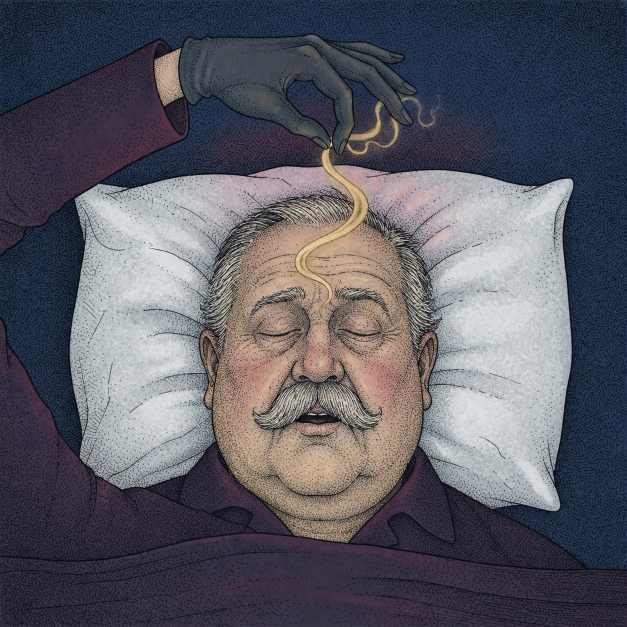
#> input picture experiments/thief-of-sleep-film-study/artwork/04-taking-the-sleep-v2.png, 1254 x 1254 px, given in place of 01-night-street.png, which was not available (shown at 1/2 size)
$ python film.py artwork/04-taking-the-sleep-v2.png
#> lines starting #> are read from the running program, lines starting #| are printed output that depends on the picture; after the words box and inside, x2 and y2 are one past the last pixel; in counts of white or black regions, pixels touching at a corner belong together; pictures that were not available may be replaced by others from this repository, and a replacement may not be noted
"""Reproducible film study. Existing artwork is read-only; motion is composited light.

python film.py prepare | render | verify
"""
from pathlib import Path
import json, math, subprocess, sys
import numpy as np
from PIL import Image, ImageDraw, ImageFont
from scipy.ndimage import gaussian_filter

HERE = Path(__file__).resolve().parent
ROOT = HERE.parent.parent
PANELS = ROOT / 'experiments/komiks-live-055-pages/panels'
OLD = ROOT / 'experiments/komiks-video-055'
AUDIO = ROOT / 'celloclublive/055-le-voleur-de-sommeil/The Thief of Sleep — 1920.mp3'
W, H, FPS = 1280, 720, 24
DURATION = 86.840167
BG = (13, 17, 23)
OUT = HERE / 'The-Thief-of-Sleep-film-study.mp4'
# Cuts follow phrases, not every lyric. The daughter is not shown asleep before 57.42.
SHOTS = [
    dict(t=0, panel='01-night-street', title='Noční obchůzka', note='Celek. Muž je zatím cizinec. Obraz zůstává nehybný.'),
    dict(t=4.24, panel='04-taking-the-sleep', source='artwork/04-taking-the-sleep-v2.png', title='Spánek jako kořist', effect='steal', note='Oběť je starší muž s kulatou tváří a šedým knírem, jasně odlišný od zloděje. Světlo po stuze stoupá od čela do ruky.'),
    dict(t=17, panel='05-the-dormitory', title='Cena krádeže', effect='gather', note='Několik slabých světelných průchodů se sbíhá ke středu noclehárny.'),
    dict(t=19.94, panel='06-the-sack-on-the-stairs', title='Tíha pytle', effect='sack', note='Krátký tlumený záblesk uvnitř pytle. Tělo se nehýbe.'),
    dict(t=24.6, panel='07-weary-morning', title='Ráno bez odpočinku', note='Tvrdý střih. Žena u stolu a dlouhá nepříjemná nehybnost.'),
    dict(t=31.66, panel='10-the-yawning-street', title='Unavené město', note='Široký celek vydrží i hudební mezihru. Zloděj zde chybí.'),
    dict(t=40.94, panel='11-going-home', title='Cesta domů', note='Pytel poprvé čteme také jako břemeno.'),
    dict(t=43.64, panel='15-ribbons-settle', title='Stejné světlo, jiné gesto', effect='give', note='Stuha vede od pytle k bdící dceři. Stejný motiv získává opačný význam.'),
    dict(t=51.54, panel='14-hand-on-the-blanket', title='Bolest', effect='hand', note='Zaťatá ruka. Slabé světlo se přiblíží, ale výdrž nechá bolest doznít.'),
    dict(t=57.42, panel='16-the-smile', title='Úleva', transition=1.0, effect='rest', note='Jediný delší prolínací přechod. Světlo zpomalí a ustálí se.'),
    dict(t=65.46, panel='17-criminal-and-savior', title='Otec zůstává vzhůru', note='Znovu tvrdý střih. Úleva dítěte nepřejde na otce.'),
    dict(t=72.48, panel='18-dawn-window', title='Prázdné místo mezi nimi', note='Poslední široký obraz drží celou pointu i dozvuk. Bez dalšího efektu.'),
]

def smooth(a):
    a = np.clip(a, 0, 1)
    return a*a*(3-2*a)

def load_shot(s):
    source = HERE/s['source'] if s.get('source') else PANELS/(s['panel']+'.png')
    im = Image.open(source).convert('RGB')
#> im is the input picture: PIL image 1254x1254 RGB; mean R, G, B 90.5, 89.9, 98.6
    im.thumbnail((1216, 640), Image.Resampling.LANCZOS)
#> im: PIL image 640x640 RGB
    iw, ih = im.size
#> iw = 640; ih = 640
    x0, y0 = (W-iw)//2, (H-ih)//2
#> x0 = 320; y0 = 40
    canvas = np.full((H,W,3), BG, dtype=np.uint8)
    canvas[y0:y0+ih,x0:x0+iw] = np.asarray(im)
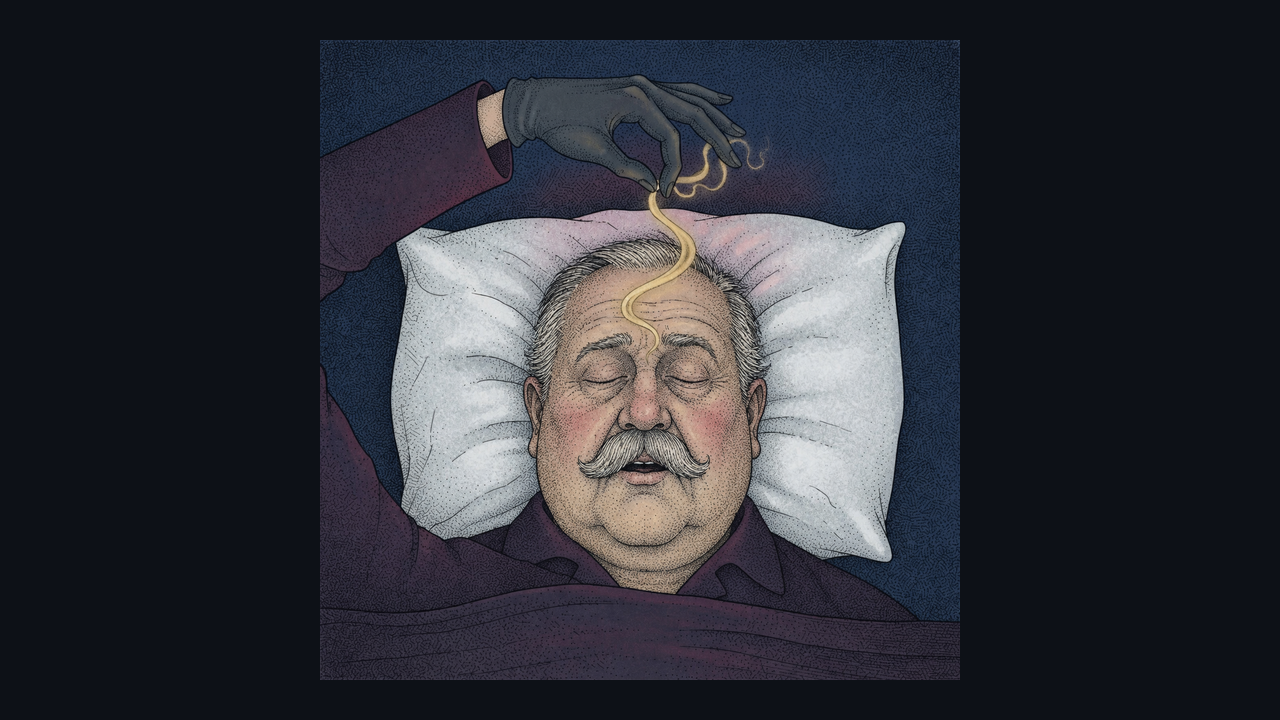
#> canvas: shape (720, 1280, 3); mean R, G, B 47.4, 49.4, 56.6
    base = np.asarray(im, dtype=np.float32)
    yy, xx = np.mgrid[:ih,:iw].astype(np.float32)
    xx /= iw; yy /= ih
    r,g,b = [base[:,:,i] for i in range(3)]
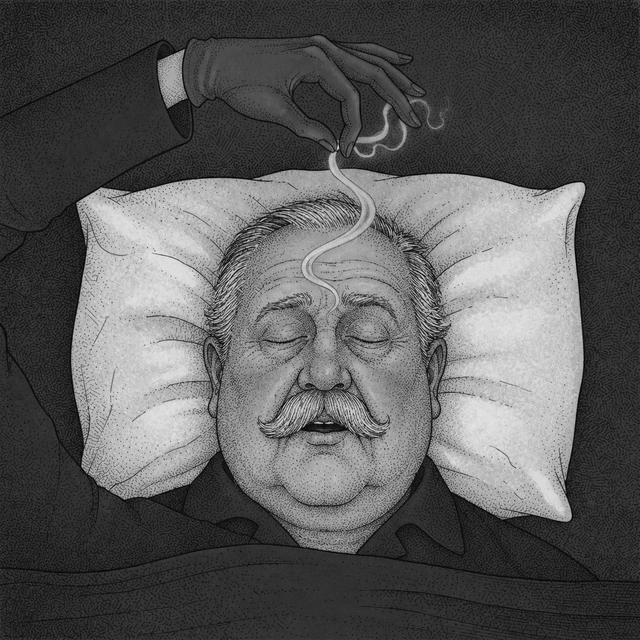
#> g: shape (640, 640) float32; min 0, max 235, mean 89.9
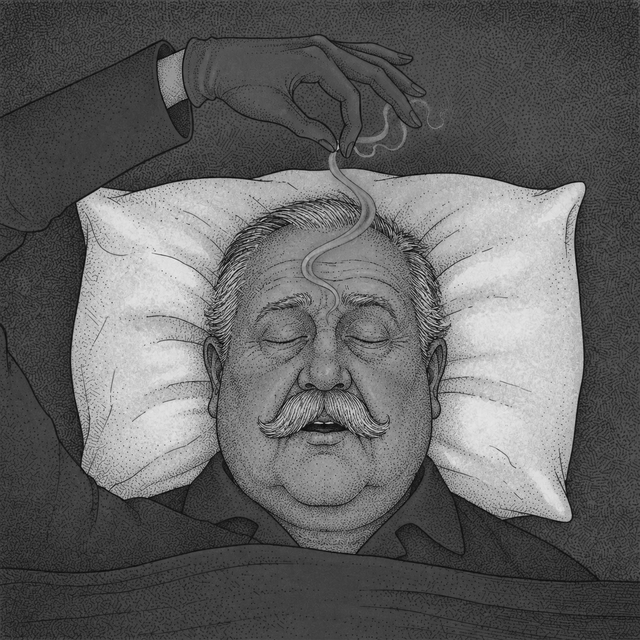
#> b: shape (640, 640) float32; min 0, max 236, mean 98.6
    gold = smooth((r-b-20)/35)*smooth((g-b-9)/30)*smooth((r-75)/75)
#> in smooth (call 3), `a = np.clip(a, 0, 1)`:
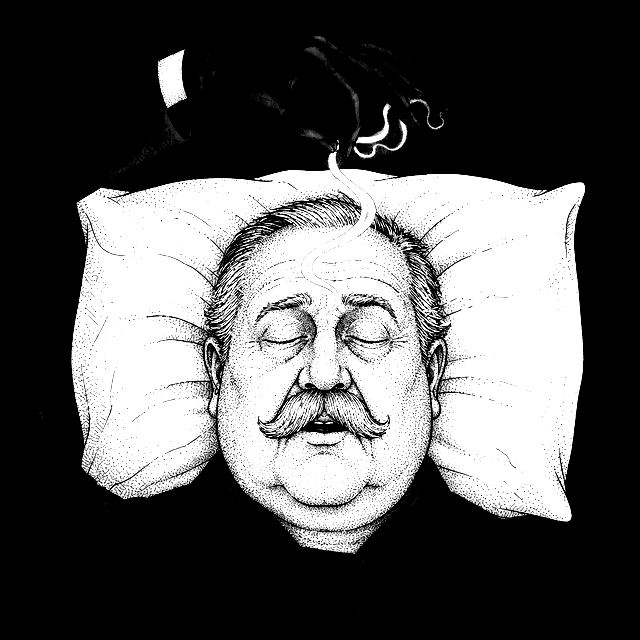
#> a: shape (640, 640) float32; min 0, max 1, mean 0.349
    gate = np.zeros((ih,iw), dtype=np.float32)
    effect = s.get('effect')
    if effect == 'steal':
        # Hand-traced ribbon corridor; excludes the face and cuff.
        mask = Image.new('L',(iw,ih))
        d = ImageDraw.Draw(mask)
        pts=[(.52,.51),(.517,.478),(.49,.447),(.478,.420),(.504,.392),(.551,.364),(.578,.332),(.564,.299),(.529,.267),(.527,.241),(.55,.217),(.592,.231),(.617,.213),(.624,.181),(.65,.162),(.67,.192),(.694,.186)]
        d.line([(int(x*iw),int(y*ih)) for x,y in pts], fill=255, width=max(8,int(iw*.027)))
        gate = np.asarray(mask,dtype=np.float32)/255
        coord = (.54-yy)/.41
    elif effect == 'gather':
        gate = ((yy>.04)&(yy<.58)).astype(np.float32)
        coord = 1-np.abs(xx-.5)*2
    elif effect == 'sack':
        gate = (((xx-.65)/.28)**2+((yy-.30)/.19)**2<1).astype(np.float32)
        coord = yy
    elif effect == 'give':
        gate = ((xx>.36)&(xx<.93)&(yy<.65)).astype(np.float32)
        # Exclude faces, hands and bed; keep the ochre ribbon against the blue wall.
        gate *= (b<115)
        coord = np.clip((xx-.37)/.55,0,1)
    elif effect == 'hand':
        gate = ((xx>.41)&(xx<.61)&(yy<.34)).astype(np.float32)
        coord = yy/.34
    elif effect == 'rest':
        # A narrow diagonal corridor above the brow, excluding the face.
        gate = ((yy < .49-.48*xx+.10)&(yy > .49-.48*xx-.07)).astype(np.float32)
        coord = xx
    else:
        coord = xx
    mask = gaussian_filter(gate*gold, .75).astype(np.float32)
#> mask: shape (640, 640) float32; every value is 0
    mask[mask<.015] = 0
    return dict(canvas=canvas,base=base,mask=mask,coord=coord,box=(x0,y0,iw,ih))

DATA = [load_shot(s) for s in SHOTS]
#> in load_shot (call 2), `mask = Image.new('L',(iw,ih))`: mask: PIL image 640x640 L; every value is 0
#> in load_shot (call 2), `gate = np.asarray(mask,dtype=np.float32)/255`:
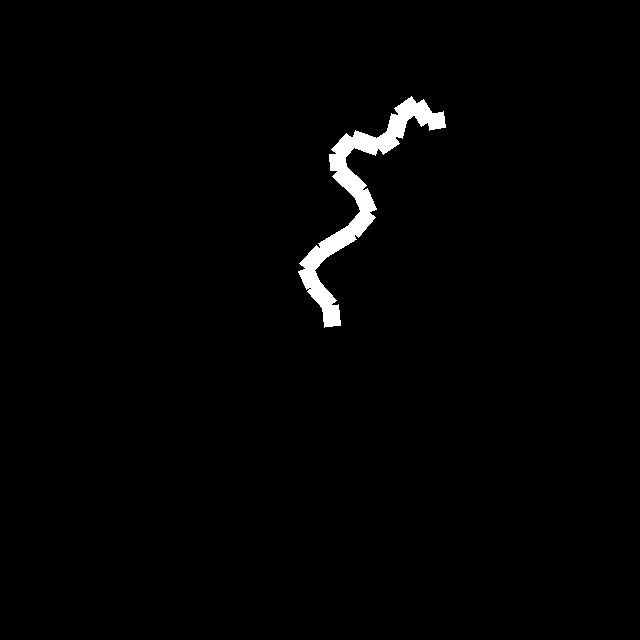
#> gate: shape (640, 640) float32; values 0 (black) and 1 (white), 1.4% white; 1 white region, box (x1, y1, x2, y2) and area: (298, 96, 446, 328) 5864
#> in load_shot (call 2), `mask[mask<.015] = 0`:
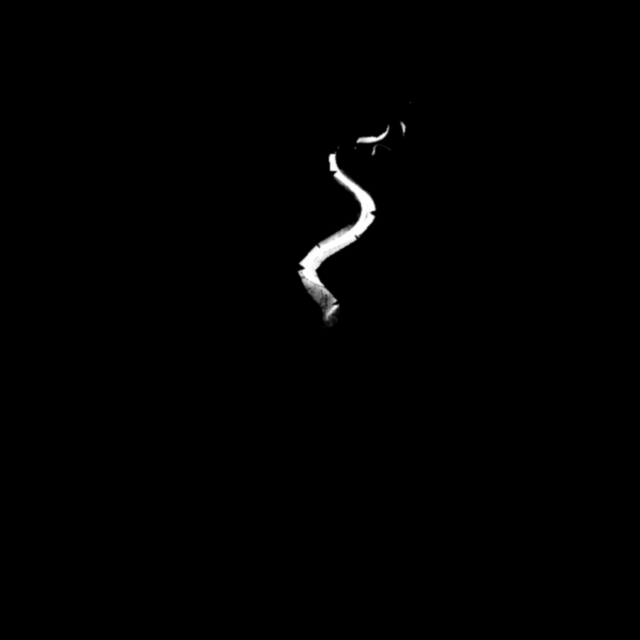
#> mask: shape (640, 640) float32; min 0, max 1, mean 0.00617
#> in load_shot (call 3), `mask = gaussian_filter(gate*gold, .75).astype(np.float32)`:
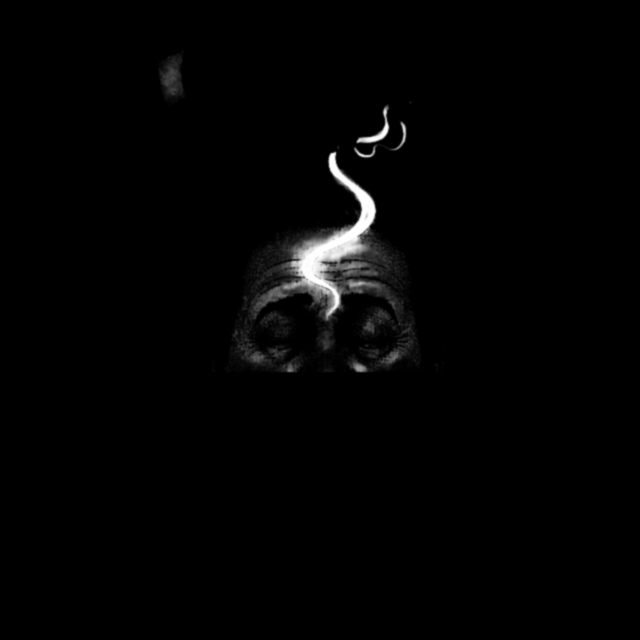
#> mask: shape (640, 640) float32; min 0, max 1, mean 0.0142
#> in load_shot (call 3), `mask[mask<.015] = 0`: mask: shape (640, 640) float32; 3% of pixels changed, all inside (x1, y1, x2, y2) = (155, 47, 449, 375)
#> (the run stopped early here; a loop or call above may not have finished)
